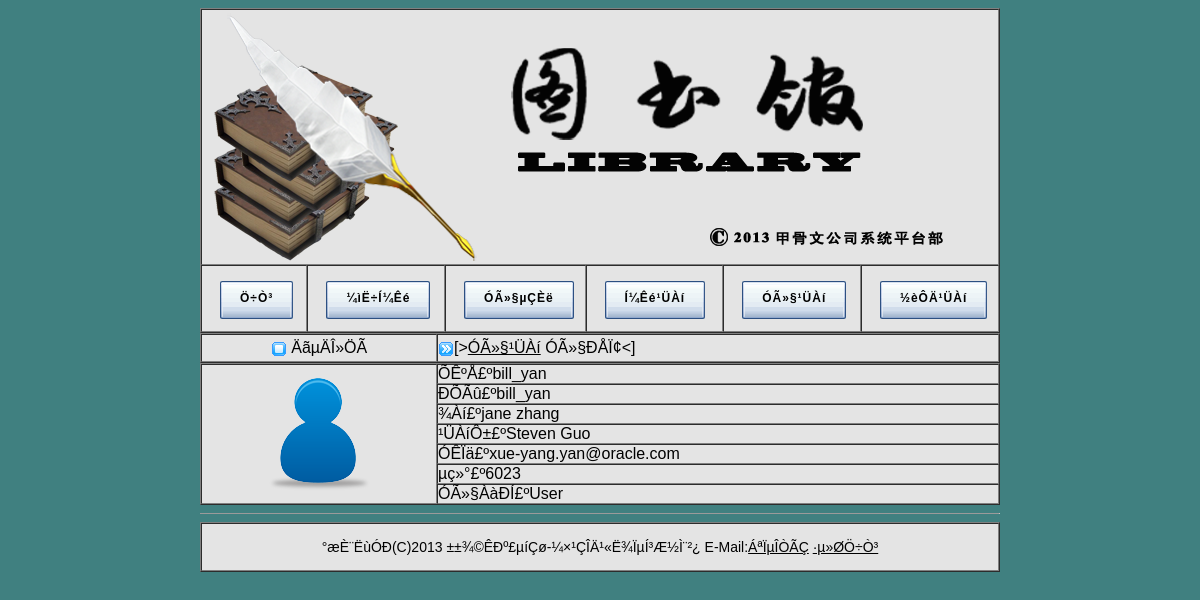
Screenshot of /userinfo.php?userid=bill_yan (signed in) with the database file from the repository.
### tables this page shows
CREATE TABLE `user` (
  `user_ID` varchar(20) NOT NULL,
  `user_Name` varchar(40) NOT NULL,
  `user_PassWord` varchar(20) NOT NULL,
  `user_Manager` varchar(40) NOT NULL,
  `user_Admin` varchar(40) NOT NULL,
  `user_Type` varchar(20) DEFAULT NULL,
  `user_Telephone` decimal(11,0) NOT NULL,
  `user_Email` varchar(40) NOT NULL,
  PRIMARY KEY (`user_ID`)
);

### userinfo.php (the view, shortened to what this page needs)
<html>
<head>
<link href="lms.css" rel="stylesheet" type="text/css">
</head>
<body>
<center>
<table border="1" width="800" cellspacing="0" cellpadding="0" bgcolor="#E4E4E4" bordercolorlight="#C2C2C2" bordercolordark="#FFFFFF">
  <tr height="256">
    <td colspan="6"><img src="pics/banner.png" width="796" height="254"></td>
  </tr>
  <tr height="50">
    <td width="100"><div class="button"><li><a href="library.php"><b>Ö÷Ò³</b></a></li>
    </div></td>
    <td width="130"><div class="button"><li><a href="search.php"><b>¼ìË÷Í¼Êé</b></a></li>
    </div></td>
	 <td width="130"><div class="button"><li><a href="login.php"><b>ÓÃ»§µÇÈë</b></a></li>
    </div></td>
    <td width="130"><div class="button"><li><a href="bookmanage.php"><b>Í¼Êé¹ÜÀí</b></a></li>
    </div></td>
    <td width="130"><div class="button"><li><a href="usermanage.php"><b>ÓÃ»§¹ÜÀí</b></a></li>
    </div></td>
    <td width="130"><div class="button"><li><a href="recordmanage.php"><b>½èÔÄ¹ÜÀí</b></a></li>
    </div></td>
  </tr>
</table>
</center>
<center>
<table border="1" width="800" height="30" cellspacing="0" cellpadding="0" bgcolor="#E4E4E4" bordercolorlight="#C2C2C2" bordercolordark="#FFFFFF">
	<tr>
  	<td width="234" align="center">
  	<img src="pics/position.png" width="16" height="16" align="absmiddle">&nbsp;ÄãµÄÎ»ÖÃ	</td>
    <td><img src="pics/rightdir.png" width="16" height="16" align="absmiddle">[&gt;<a href="usermanage.php">ÓÃ»§¹ÜÀí</a>  ÓÃ»§ÐÅÏ¢&lt;]</td>
	</tr>
</table>
</center>
<?php
	$userid = $_GET['userid'];
	$query = "select * from user where user_ID='".$userid."'";
	$result = mysql_query($query);
	$rows = mysql_num_rows($result);
	if($rows!=0)
	{
		$data = @mysql_fetch_array($result);
?>
<center>
<table border="1" width="800" height="30" cellspacing="0" cellpadding="0" bgcolor="#E4E4E4" bordercolorlight="#C2C2C2" bordercolordark="#FFFFFF">
	<tr>
  	<td width="234" rowspan="10" align="center"><img src="pics/default.png" alt="ÓÃ»§ÕÕÆ¬" width="128" height="128"></td>
        <td>ÕÊºÅ£º<?php echo "$data[user_ID]"?></td>
	</tr>
	<tr>
  	<td>ÐÕÃû£º<?php echo "$data[user_Name]"?></td>
	</tr>
	<tr>
  	<td>¾­Àí£º<?php echo "$data[user_Manager]"?></td>
	</tr><tr>
  	<td>¹ÜÀíÔ±£º<?php echo "$data[user_Admin]"?></td>
	</tr>
	<tr>
  	<td>ÓÊÏä£º<?php echo "$data[user_Email]"?></td>
	</tr>
	<tr>
  	<td>µç»°£º<?php echo "$data[user_Telephone]"?></td>
	</tr>
	<tr>
  	<td>ÓÃ»§ÀàÐÍ£º<?php echo "$data[user_Type]"?></td>
	</tr>
</table>
</center>
<?php
		}
?>
<center>
	<table border="0" width="800" cellspacing="0" cellpadding="0">
	<tr>
		<td><hr size="1"></td>
	</tr>
	</table>
	<table border="1" width="800" height="50" cellspacing="0" cellpadding="0" bgcolor="#E4E4E4" bordercolorlight="#C2C2C2" bordercolordark="#FFFFFF">
	<tr>
		<td align="center" height="23" style="font-size:10.5pt">°æÈ¨ËùÓÐ(C)2013 ±±¾©ÊÐº£µíÇø-¼×¹ÇÎÄ¹«Ë¾ÏµÍ³Æ½Ì¨²¿
		E-Mail:<a href="#">ÁªÏµÎÒÃÇ</a>
		<a href="library.php">·µ»ØÖ÷Ò³</a> </td>
	</tr>
	</table>
</center>
</body>
</html>

### lms.css (style rules this page uses)
body { background: #408080; font-family: "Lucida Grande", Helvetica, Arial, sans-serif; font-size: 12px; }
a { color:#000; }
.button { margin:0; padding:15px 0 50px 18px; list-style:none; }
.button li { display:inline; float:left; margin-right:5px; background:url(pics/hover_button.gif); }
.button li a { display:block; height:38px; float:left; background:url(pics/button.gif); text-decoration:none; font-size:12px; font-family:arial, sans-serif; letter-spacing:1px; line-height:35px; }
.button li b { margin:0 0 0 20px; display:inline; float:left; height:38px; background:url(pics/button.gif) right top; padding:0 20px 0 0; color:#000; }

### rows the page displays
user: user_ID "bill_yan", user_Name "bill_yan", user_Manager "jane zhang", user_Admin "Steven Guo", user_Email "xue-yang.yan@oracle.com", user_Telephone "6023", user_Type "User"
